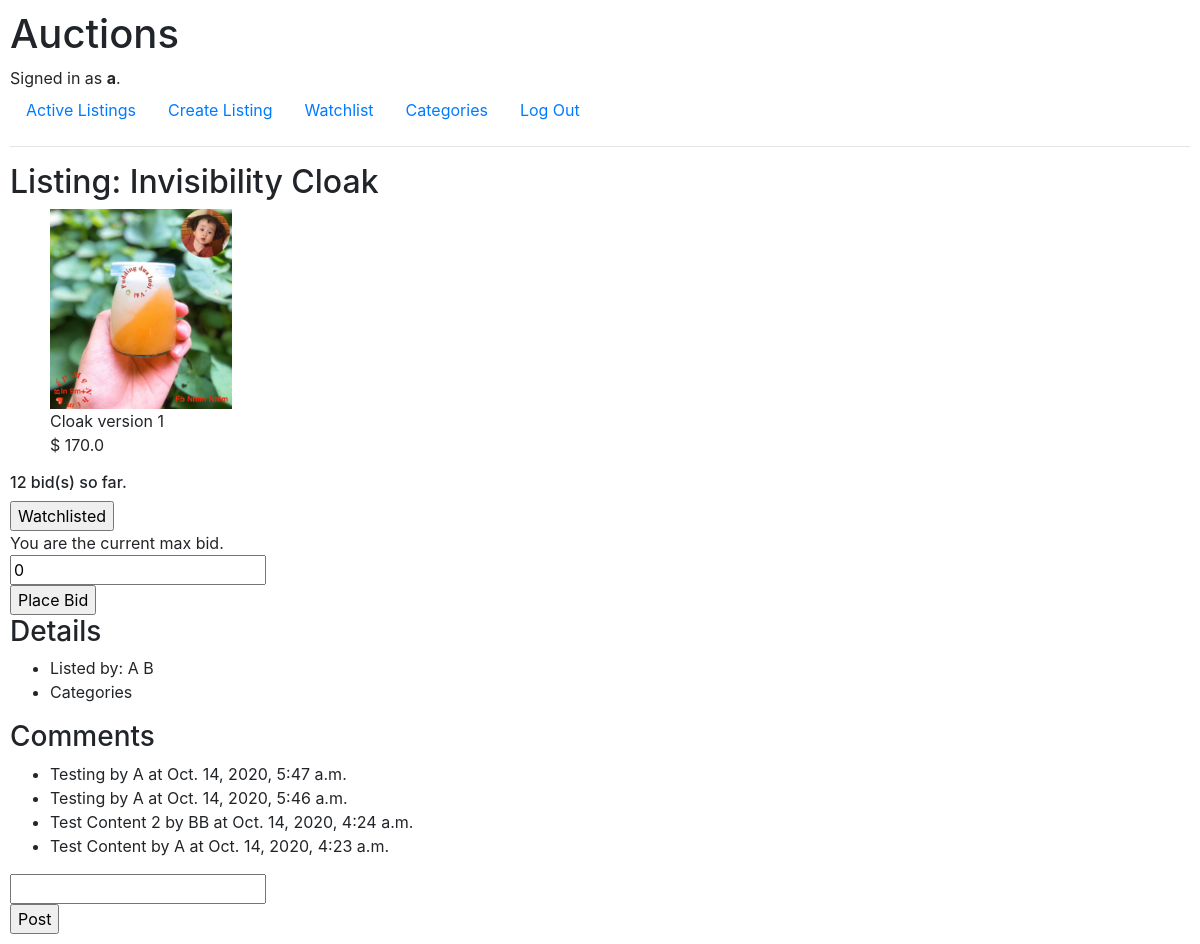
The app's page /listing/1 (signed in) with its own data.
### auctions/models.py (models this page shows, shortened)
class User(AbstractUser):
    def __str__(self):
        return f"{self.username} - {self.email}"

class Listing(models.Model):
    item = models.CharField(max_length=64)
    price = models.FloatField()
    currency = models.CharField(max_length=3)
    image = models.ImageField(upload_to="uploads/images", blank=True)
    image_url = models.URLField(blank=True)
    description = models.CharField(max_length=256, blank=True)
    category = models.ForeignKey(Category, on_delete=models.CASCADE)
    created = models.DateTimeField(auto_now=True)
    created_by = models.ForeignKey(User, on_delete=models.CASCADE)

class Bid(models.Model):
    item = models.ForeignKey(Listing, on_delete=models.CASCADE)
    bid = models.FloatField()
    bid_by = models.ForeignKey(User, on_delete=models.CASCADE)

class Comment(models.Model):
    item = models.ForeignKey(Listing, on_delete=models.CASCADE)
    content = models.CharField(max_length=256)
    created = models.DateTimeField(auto_now=True)
    created_by = models.ForeignKey(User, on_delete=models.CASCADE)

### auctions/views.py (the view)
# urls.py: path("listing", views.listing, name="listing"),
def listing(request, id=0):
    if request.method == "POST":
        form = NewListingForm(request.POST)
        if form.is_valid():
            obj = form.save(commit=False)
            obj.created_by = request.user
            obj.save()
            return HttpResponseRedirect(reverse("index"))
    else:
        item = Listing.objects.get(id=id)
        bids = Bid.objects.filter(item=item)
        is_max_bid = request.user.id is not None and bids and max(
            bids, key=lambda b: b.bid).bid_by.id == request.user.id
        comments = Comment.objects.filter(item=item)
        watchlisted = Watchlist.objects.filter(
            item=item, user=request.user).count() > 0
        return render(request, "auctions/listing.html", {
            "item": item,
            "price": max(item.price, max(bids, key=lambda b: b.bid).bid),
            "total_bids": len(bids),
            "is_max_bid": is_max_bid,
            "watchlisted": watchlisted,
            "watchlist_form": WatchlistForm(None, initial={
                "item": item,
                "delete": watchlisted,
            }),
            "bid_form": BidForm(None, initial={
                "item": item,
                "bid": 0,
            }),
            "comments": sorted(comments, key=lambda c: c.created, reverse=True),
            "comment_form": CommentForm(None, initial={
                "item": item,
                "content": "",
            }),
        })

### auctions/views.py
class WatchlistForm(forms.ModelForm):
    delete = forms.BooleanField(widget=forms.HiddenInput(), required=False)
    class Meta:
        model = Watchlist
        fields = ["item"]
        widgets = {
            "item": forms.HiddenInput
        }

class BidForm(forms.ModelForm):
    class Meta:
        model = Bid
        fields = ["item", "bid"]
        widgets = {
            "item": forms.HiddenInput
        }

### auctions/templates/auctions/listing.html (shortened to what this page needs)
{% extends "auctions/layout.html" %}
{% load static %}
{% block body %}
<h2>Listing: {{ item.item }}</h2>
<ul>
    <img class="listing image" src="{% static item.image %}">
    <br />
    {{ item.description }}
    <br />
    {{ item.currency }} {{ price }}
</ul>
<h6> {{ total_bids }} bid(s) so far. </h6>
{% if user.is_authenticated %}
<form action="{% url 'watchlist' %}" method="post">
    {% if watchlisted %}
    <input type="submit" value="Watchlisted">
    {% else %}
    <input type="submit" value="Not Watchlisted">
    {% endif %}
</form>
{% if total_bids > 0 %}
{% if is_max_bid %}
You are the current max bid.
{% else %}
You are not the current max bid.
{% endif %}
{% endif %}
<div class="bid">
    <form action="{% url 'bid' %}" method="post">
        <table>
            {{ bid_form.bid }}
        </table>
        <input type="submit" value="Place Bid">
    </form>
</div>
{% else %}
<a class="nav-link" href="{% url 'login' %}">Log in to bid</a>
{% endif %}
<h3>Details</h3>
<ul>
    <li>Listed by: {{ item.created_by.first_name }} {{ item.created_by.last_name }}</li>
    <li>Categories</li>
</ul>
<h3>Comments</h3>
<ul>
    {% for comment in comments %}
    <li>{{ comment.content }} by {{ comment.created_by.first_name}} at {{ comment.created }}</li>
    {% endfor %}
</ul>
<div class="comments">
    <form action="{% url 'comment' %}" method="post">
        <table>
            {{ comment_form.content }}
        </table>
        <input type="submit" value="Post">
    </form>
</div>
{% endblock %}

### auctions/templates/auctions/layout.html (shortened to what this page needs)
{% load static %}
<!DOCTYPE html>
<html lang="en">
<head>
    <link rel="stylesheet" href="https://stackpath.bootstrapcdn.com/bootstrap/4.4.1/css/bootstrap.min.css"
>
    <link href="{% static 'auctions/styles.css' %}" rel="stylesheet">
</head>
<body>
    <h1>Auctions</h1>
    <div>
        {% if user.is_authenticated %}
        Signed in as <strong>{{ user.username }}</strong>.
        {% else %}
        Not signed in.
        {% endif %}
    </div>
    <ul class="nav">
        <li class="nav-item">
            <a class="nav-link" href="{% url 'index' %}">Active Listings</a>
        </li>
        {% if user.is_authenticated %}
        <li class="nav-item">
            <a class="nav-link" href="{% url 'create_listing' %}">Create Listing</a>
        </li>
        <li class="nav-item">
            <a class="nav-link" href="{% url 'watchlist' %}">Watchlist</a>
        </li>
        <li class="nav-item">
            <a class="nav-link" href="{% url 'categories_list' %}">Categories</a>
        </li>
        <li class="nav-item">
            <a class="nav-link" href="{% url 'logout' %}">Log Out</a>
        </li>
        {% endif %}
    </ul>
    <hr>
    {% block body %}
    {% endblock %}
</body>
</html>

### auctions/static/auctions/styles.css (style rules this page uses)
body { padding: 10px; }
.listing.image { max-width: 200px; max-height: 200px; }

### records on screen
User: username "a"
Listing: item "Invisibility Cloak", image (picture), description "Cloak version 1", currency "$", created_by.first_name "A", created_by.last_name "B"
Bid: bid "170.0"
Comment: content "Testing", created_by.first_name "A", created "Oct. 14, 2020, 5:47 a.m."
Comment: content "Testing", created_by.first_name "A", created "Oct. 14, 2020, 5:46 a.m."
Comment: content "Test Content 2", created_by.first_name "BB", created "Oct. 14, 2020, 4:24 a.m."
Comment: content "Test Content", created_by.first_name "A", created "Oct. 14, 2020, 4:23 a.m."

### other values on screen
{{ total_bids }} "12"
